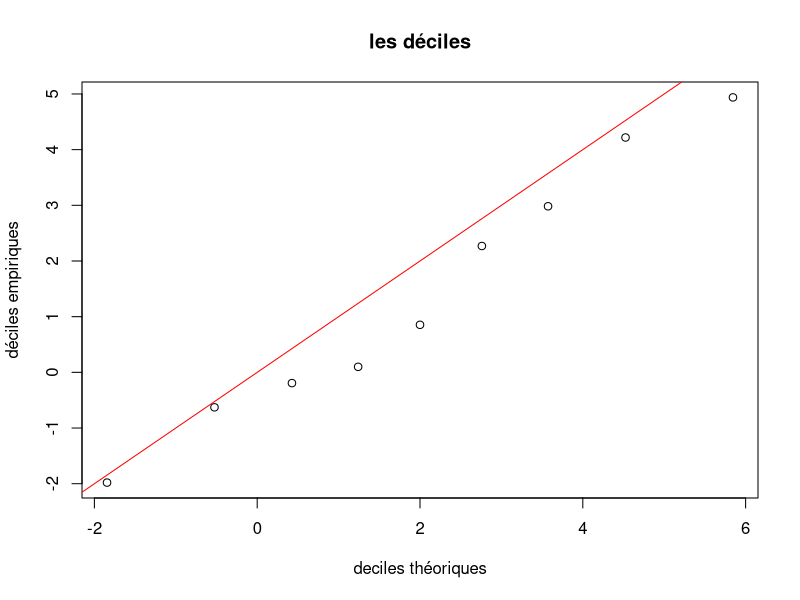
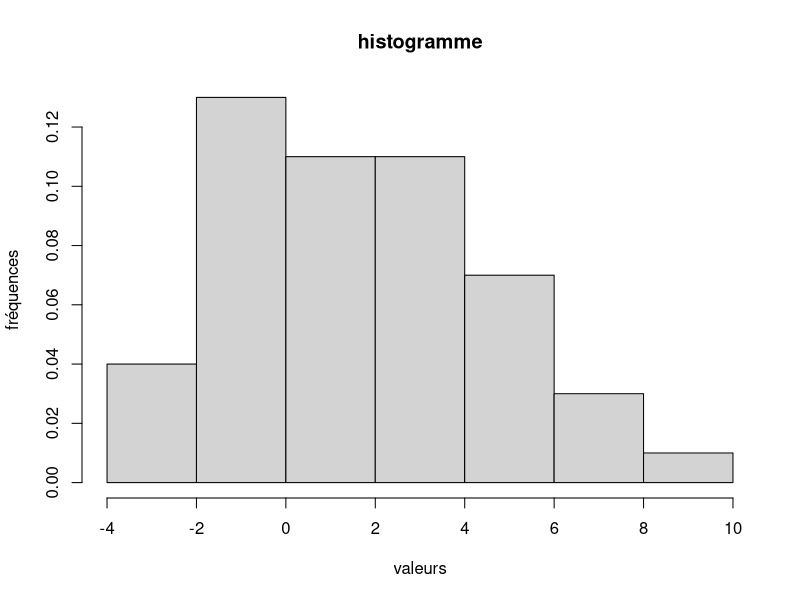

R code for these plots, in order:
# Dans cette partie X est une variable al ́eatoire de loi N (2, 4).

# Exercice 1 : quantiles empiriques ou th ́eoriques
# Le quantile empirique d’ordre α d’un  ́echantillon de n tirages ind ́ependants x1, x2, ..., xn de X est la
# valeur pour laquelle, la proportion des xi qui se trouvent inf ́erieurs ou  ́egaux `a cette valeur, vaut α. Le
# quantile th ́eorique d’ordre α appel ́e quantile (et calcul ́e par la fonction de quantile qnorm()) est la valeur
# telle que la probabilit ́e que X soit inf ́erieur ou  ́egal `a cette valeur, vaille α

# 1. Simuler un  ́echantillon de taille n = 50 de X et l’affecter `a x.

mu <- 2
sigma <- 3
n <- 50

x <- rnorm(n, mu, sigma)

# 2. Calculer les quantiles empiriques d’ordre 10%, 20%, ..., 90% de x (appel ́es aussi les d ́eciles empiriques
# car ils permettent de couper l’ ́echantillon en dix) `a l’aide de la fonction quantile() et en utilisant
# l’option type=1.

demp <- quantile(x, probs = seq(0.1, 0.9, 0.1), type = 1)

# 3. Calculer les quantiles th ́eoriques d’ordre 10%, 20%, ..., 90% de X `a l’aide de la fonction qnorm()

dtheo <- qnorm(seq(0.1, 0.9, 0.1), mu, sigma)

# 4. Faire un graphe des 9 points d’abscisses les d ́eciles et d’ordonn ́ees les d ́eciles empiriques. Ajouter
# la droite y = x. Commentaire

plot(dtheo, demp, main = "les déciles", xlab = "deciles théoriques", ylab = "déciles empiriques")
abline(0, 1, col = "red")

# 5. Faire un histogramme des observations tir ́ees et y superposer la densit ́e de la loi N (2, 4). Commen-
# taire.

hist(x, main = "histogramme", xlab = "valeurs", ylab = "fréquences", freq = FALSE)
